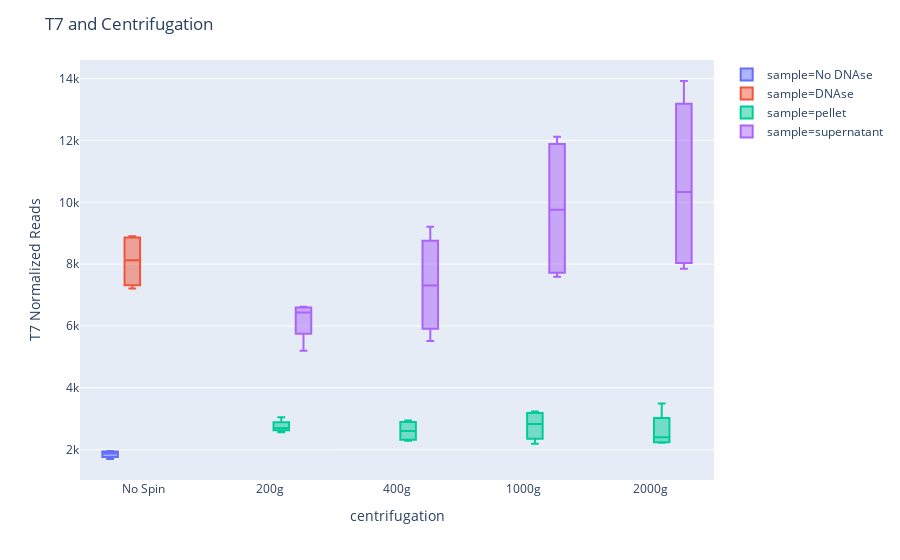

Write notebook code for a chart like this one.
### Code cell
fig_t7 = px.box(merged, x='centrifugation', y='t7_normalized_reads', color='sample', labels={'t7_normalized_reads': 'T7 Normalized Reads'})
fig_t7.update_layout(height=700, title='T7 and Centrifugation')
fig_t7.show()

### Figure 1 — Plotly figure (JSON) as saved in the notebook; plotly's stock layout.template omitted (floating-point values rounded to 4 significant figures)
{"data": [{"alignmentgroup": "True", "hoverlabel": {"namelength": 0}, "hovertemplate": "sample=No DNAse<br>centrifugation=%{x}<br>T7 Normalized Reads=%{y}", "legendgroup": "sample=No DNAse", "marker": {"color": "#636efa"}, "name": "sample=No DNAse", "notched": false, "offsetgroup": "sample=No DNAse", "orientation": "v", "showlegend": true, "type": "box", "x": ["No Spin", "No Spin", "No Spin", "No Spin"], "x0": " ", "xaxis": "x", "y": [1958.0, 1822.0, 1927.0, 1698.0], "y0": " ", "yaxis": "y"}, {"alignmentgroup": "True", "hoverlabel": {"namelength": 0}, "hovertemplate": "sample=DNAse<br>centrifugation=%{x}<br>T7 Normalized Reads=%{y}", "legendgroup": "sample=DNAse", "marker": {"color": "#EF553B"}, "name": "sample=DNAse", "notched": false, "offsetgroup": "sample=DNAse", "orientation": "v", "showlegend": true, "type": "box", "x": ["No Spin", "No Spin", "No Spin", "No Spin"], "x0": " ", "xaxis": "x", "y": [8904.0, 8826.0, 7210.0, 7422.0], "y0": " ", "yaxis": "y"}, {"alignmentgroup": "True", "hoverlabel": {"namelength": 0}, "hovertemplate": "sample=pellet<br>centrifugation=%{x}<br>T7 Normalized Reads=%{y}", "legendgroup": "sample=pellet", "marker": {"color": "#00cc96"}, "name": "sample=pellet", "notched": false, "offsetgroup": "sample=pellet", "orientation": "v", "showlegend": true, "type": "box", "x": ["200g", "200g", "200g", "200g", "400g", "400g", "400g", "400g", "1000g", "1000g", "1000g", "1000g", "2000g", "2000g", "2000g", "2000g"], "x0": " ", "xaxis": "x", "y": [2685.0, 3052.0, 2568.0, 2718.0, 2856.0, 2940.0, 2355.0, 2286.0, 3238.0, 3141.0, 2195.0, 2514.0, 3497.0, 2556.0, 2223.0, 2250.0], "y0": " ", "yaxis": "y"}, {"alignmentgroup": "True", "hoverlabel": {"namelength": 0}, "hovertemplate": "sample=supernatant<br>centrifugation=%{x}<br>T7 Normalized Reads=%{y}", "legendgroup": "sample=supernatant", "marker": {"color": "#ab63fa"}, "name": "sample=supernatant", "notched": false, "offsetgroup": "sample=supernatant", "orientation": "v", "showlegend": true, "type": "box", "x": ["200g", "200g", "200g", "200g", "400g", "400g", "400g", "400g", "1000g", "1000g", "1000g", "1000g", "2000g", "2000g", "2000g", "2000g"], "x0": " ", "xaxis": "x", "y": [6567.0, 5201.0, 6305.0, 6623.0, 6312.0, 5515.0, 8310.0, 9209.0, 7595.0, 7854.0, 11660.0, 12120.0, 8225.0, 7851.0, 12450.0, 13920.0], "y0": " ", "yaxis": "y"}], "layout": {"autosize": true, "boxmode": "group", "legend": {"tracegroupgap": 0}, "margin": {"t": 60}, "title": {"text": "T7 and Centrifugation"}, "xaxis": {"anchor": "y", "autorange": true, "domain": [0, 1], "range": [-0.5, 4.5], "title": {"text": "centrifugation"}, "type": "category"}, "yaxis": {"anchor": "x", "autorange": true, "domain": [0, 1], "range": [1019.0, 14600.0], "title": {"text": "T7 Normalized Reads"}, "type": "linear"}}}
